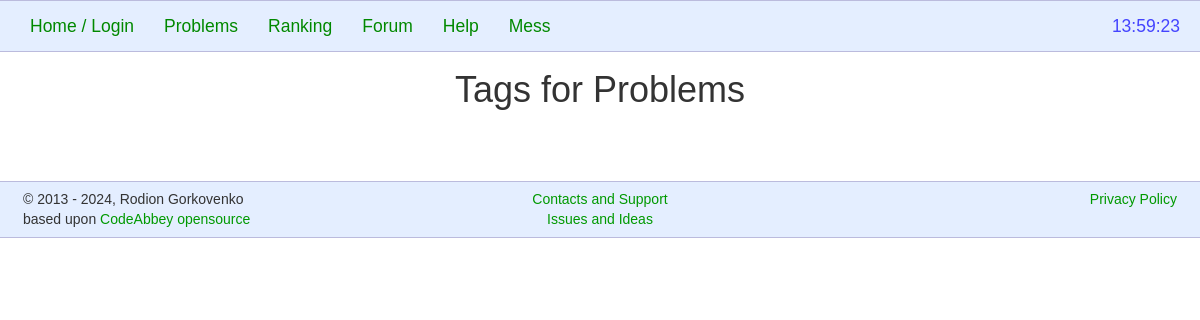
/index/task_tag_list, run on an earlier commit of the app's database.
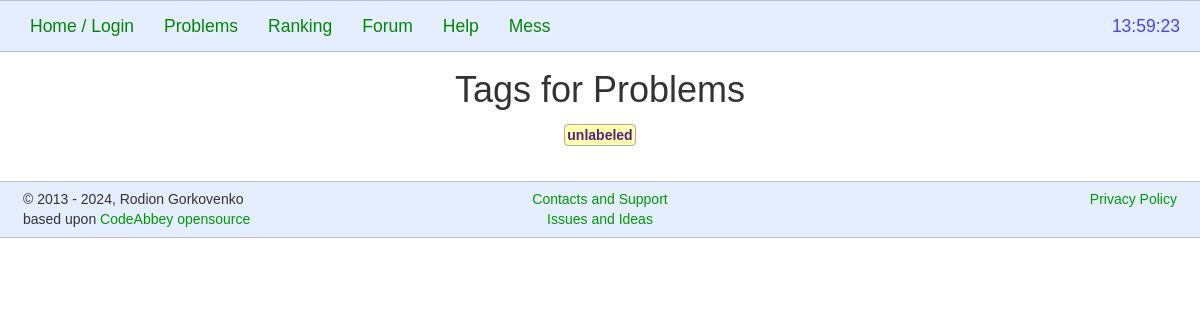
And on a later commit of the database.
### tables this page shows
create table pfx_tags (
    id int primary key auto_increment,
    title varchar(32)
);

### conf.php (called while the page is built)
<?php
$ctx->elems->conf->modrewrite = true;
$ctx->elems->conf->mysql = array(
    'host' => '127.0.0.1',
    'port' => '3306',
    'username' => 'causer',
    'password' => 'somepwd',
    'db' => 'ca',
    'prefix' => 'pfx_',
    'charset' => 'utf8'
);
$ctx->elems->conf->projectName = 'CodeAbbey';
$ctx->elems->conf->title = "{$ctx->elems->conf->projectName} - programming problems";
$ctx->elems->conf->descr = 'Collection of free programming puzzles';
$ctx->elems->conf->descrSuffix = 'Programming problems for beginners';
$ctx->elems->conf->author = 'Rodion Gorkovenko';
$ctx->elems->conf->mainImage = aurl('img/facade.gif');
$ctx->elems->conf->motto = 'We believe in three things, which lead to success:<br/>Practice, Practice and Practice!';
$ctx->elems->conf->copyright = '&copy; 2013 - ' . date('Y') . ', Rodion Gorkovenko';
$ctx->elems->conf->defTaskSort = 'id1';
$ctx->elems->conf->singleForum = false;
$ctx->elems->conf->taskVolumes = array('simple' => 'Simple', 'advanced' => 'Advanced', 'special' => 'Special');
$ctx->elems->conf->custFrag = array(
    'adblock' => ''
);
$ctx->elems->conf->custSvc = array(
);
$ctx->elems->conf->logging = array('activity' => false);
$ctx->elems->conf->passwordSalt = 'salt#cadabraabra';
$ctx->elems->conf->emailSalt = 'salt#racadabraab';
$ctx->elems->conf->calcPointsSecret = null;
$ctx->elems->conf->viewSolutionSecret = 'baracada';
?>

### module/sys/Elems.php (called while the page is built, shortened)
<?php
class Elems extends \stdClass {
    function __construct() {
        $this->conf = new \stdClass();
    }
}

### ctl/task/tag/List.php (called while the page is built, shortened)
<?php
$model->tags = $ctx->tagsDao->find();
$ctx->elems->scripts[] = 'cloud';
$ctx->elems->title = 'Tags for Problems';
$ctx->elems->analytics = true;

### module/sys/ProtoContext.php (called while the page is built, shortened)
<?php
class ProtoContext extends \stdClass {
    function __get($name) {
        $methodName = 'get' . ucfirst($name);
        if (method_exists($this, $methodName)) {
            $res = $this->$methodName();
        } else {
            if (substr($name, -7) == 'Service') {
                $res = new $fullname();
            } elseif (substr($name, -3) == 'Dao') {
                $res = new \module\dao\MysqlDao(strtolower(substr($name, 0, -3)));
            } else {
                $fullname = "\\module\\lib\\" . ucfirst($name);
                $res = new $fullname();
            }
        }
        if (is_object($res)) {
            $res->ctx = $this;
        }
        return $res;
    }
}

### module/auth/Auth.php (called while the page is built, shortened)
<?php
class Auth extends \stdClass {
    public function loggedUser() {
        return $this->ctx->util->sessionGet('userid');
    }
}

### module/dao/MysqlDao.php (called while the page is built, shortened)
<?php
class MysqlDao extends \stdClass {
    private static $shared = null;
    private $table;
    private $entityClass;
    private $conn;
    function __construct($table, $entityClass = 'stdClass') {
        $this->table = self::$shared['prefix'] . $table;
        $this->entityClass = $entityClass;
        $this->conn = self::$shared['conn'];
    }
    function find($cond = null, $limit = null, $offset = null) {
        $query = "select * from {$this->table}";
        $query .= $this->clauses($cond, $limit, $offset);
        $res = $this->conn->query($query);
        return $this->objectsArray($res);
    }
    private function clauses($cond, $limit, $offset) {
        if ($cond !== null) {
            $query = " where $cond";
        } else {
            $query = "";
        }
        if ($offset !== null) {
            $query .= " limit $offset, $limit";
        } else if ($limit !== null) {
            $query .= " limit $limit";
        }
        return $query;
    }
    protected function objectsArray($res) {
        $a = array();
        while (true) {
            $o = $res->fetch_object($this->entityClass);
            if ($o === null) {
                break;
            }
            array_push($a, $o);
        }
        return $a;
    }
    protected static function init() {
        if (self::$shared !== null) {
            return;
        }
        global $ctx;
        $elems = $ctx->elems;
        $port = $elems->conf->mysql['port'];
        $conn = new \mysqli(
            "{$elems->conf->mysql['host']}" . (!empty($port) ? ":$port" : ""),
            $elems->conf->mysql['username'],
            $elems->conf->mysql['password']);
        self::$shared = array('conn' => $conn, 'prefix' => $elems->conf->mysql['prefix'], 'error' => null);
    }
}

### pages/task/tag/list.php (the view, shortened to what this page needs)
<h1 class="centered">Tags for Problems</h1>
<div class="col-md-8 col-md-offset-2 centered line-height-2">
    <?php foreach ($model->tags as $tag) : ?>
        <a class="tag" href="<?= url('task_list', 'param', $tag->title) ?>"><?= $tag->title ?></a>
    <?php endforeach; ?>
    <br/>
    <br/>
</div>

### index.php (shortened to what this page needs)
<?php
function main() {
    global $ctx;
    $ctlName = preg_replace_callback('/\w+$/', 'capitalizeReplace', $ctx->elems->page);
    $ctlFile = "ctl/$ctlName.php";
    $r = addfile($ctlFile);
    if ($ctx->elems->page != null) {
        array_push($ctx->elems->styles, $ctx->elems->page);
        array_push($ctx->elems->scripts, $ctx->elems->page);
        $content = 'pages/' . $ctx->elems->page . '.php';
        if (!addfile($content)) {
            addfile('pages/error404.php');
        }
        $ctx->elems->contentResult = ob_get_clean();
        $rendered = ob_get_clean();
        echo $rendered;
    }
}
function prepare() {
    $model = new \stdClass();
    $ctx = new \module\Context();
    $ctx->elems->path = preg_replace('/^(.*\/)[^\/]*$/', '$1', $_SERVER['PHP_SELF']);
    $page = isset($_GET['page']) ? $_GET['page'] : 'main';
    $page = preg_replace('/[^a-z0-9\_]/', '', $page);
    $page = str_replace('_', '/', $page);
    $ctx->elems->page = $page;
}
function addfile($name) {
    if (!file_exists($name)) {
        return false;
    }
    include($name);
    return true;
}
function url($name) {
    global $ctx;
    $path = $ctx->elems->path;
    $rewrite = $ctx->elems->conf->modrewrite;
    $res = $rewrite ? "{$path}index/$name" : "{$path}index.php?page=$name";
    $numArgs = func_num_args();
    if ($numArgs == 3) {
        $args = func_get_args();
        if ($rewrite) {
            $pname = $args[1];
            if ($pname != 'param') {
                $res .= "/{$args[1]}_{$args[2]}";
            } else {
                $res .= "/{$args[2]}";
            }
        } else {
            $res .= "&{$args[1]}={$args[2]}";
        }
    } else if ($numArgs > 3) {
        $i = 1;
        $args = func_get_args();
        $query = array();
        while ($i < $numArgs - 1) {
            if ($args[$i] !== null && $args[$i + 1] !== null) {
                array_push($query, $args[$i] . "=" . $args[$i + 1]);
            }
            $i += 2;
        }
        $res .= ($rewrite ? '?' : '&') . implode('&', $query);
    }
    return $res;
}
function aurl($url) {
    global $ctx;
    return $ctx->elems->path . $url;
}
spl_autoload_register(function($class) {
    $path = str_replace('\\', '/', $class) . '.php';
});
main();

### module/sys/Util.php (shortened to what this page needs)
<?php
class Util extends \stdClass {
    private $sessionStarted;
    function sessionGet($key) {
        if (!isset($_SESSION[$key])) {
            return null;
        }
        return $_SESSION[$key];
    }
    private function sessionPrepare() {
        if (!$this->sessionStarted) {
            $this->sessionStarted = true;
        }
    }
    function fragment($name) {
        $name = $this->ctx->elems->conf->custFrag[$name] ?? $name;
        $name = str_replace('_', '/', $name);
        if (!addfile('fragments/' . $name . '.html')) {
            echo '??? FRAGMENT: ' . $name . ' ???';
        }
    }
}

What changed in the data, as far as the page shows it:
added pfx_tags: title "unlabeled"
